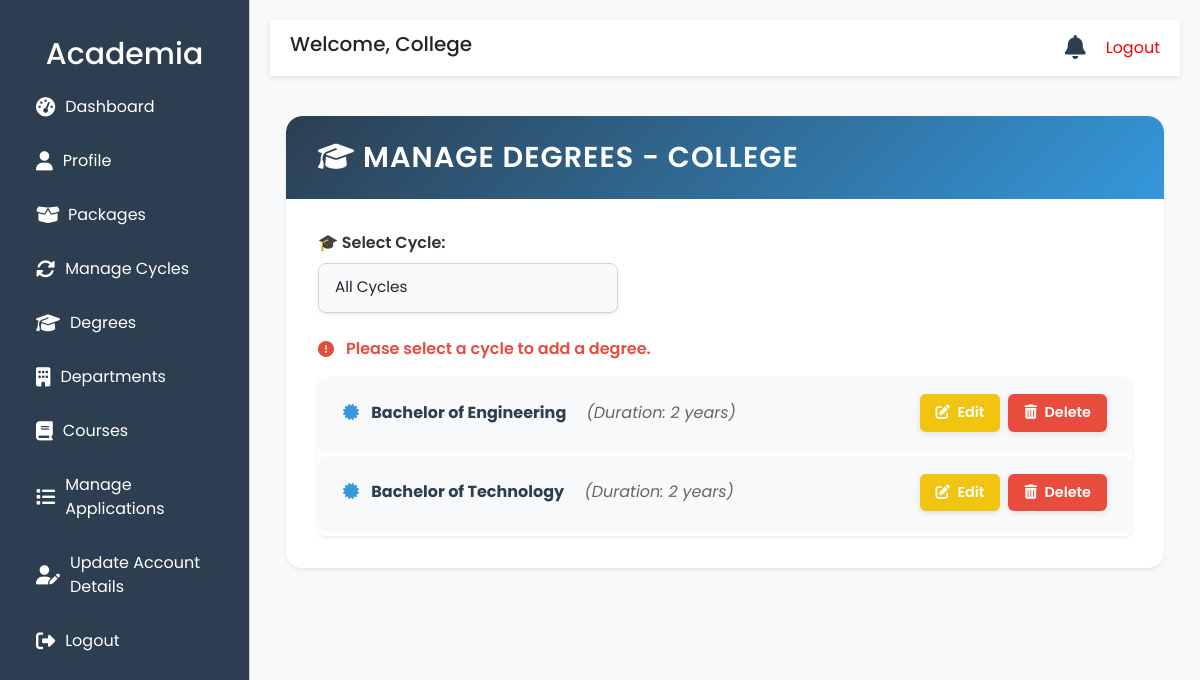
The page /colleges/degrees/ (signed in) on the database its author committed.
### core/models.py (models this page shows, shortened)
class User(AbstractUser):
    USER_TYPE_CHOICES = (
        ('student', 'Student'),
        ('school', 'School'),
        ('college', 'College'),
        ('super_admin', 'Super Admin'),
    )
    user_type = models.CharField(max_length=20, choices=USER_TYPE_CHOICES, default='student')
    is_approved = models.BooleanField(default=False)
    last_login = models.DateTimeField(null=True, blank=True)
    last_logout = models.DateTimeField(null=True, blank=True)
    password_reset_requested_at = models.DateTimeField(null=True, blank=True)
    password_reset_created_at = models.DateTimeField(null=True, blank=True)
    email = models.EmailField(unique=True, error_messages={
        'unique': "A user with that email already exists.",
    })
    objects = CustomUserManager()

### colleges/models.py (models this page shows, shortened)
class CollegeProfile(models.Model):
    user = models.OneToOneField(User, on_delete=models.CASCADE, related_name='college_profile')
    college_name = models.CharField(max_length=255)
    principal_name = models.CharField(max_length=100)
    contact_phone = models.CharField(max_length=15)
    alternate_phone_number = models.CharField(max_length=15, blank=True, null=True)
    contact_email = models.EmailField()
    college_type = models.CharField(
        max_length=50,
        choices=[('Private', 'Private'), ('Government', 'Government'), ('Autonomous', 'Autonomous')]
    )
    affiliation = models.CharField(max_length=100)
    accreditation = models.CharField(
        max_length=100,
        choices=[('AICTE', 'AICTE'), ('NAAC', 'NAAC'), ('NBA', 'NBA'), ('', 'Other')]
    )
    courses_offered = models.TextField(blank=True, null=True)
    streams_available = models.TextField(blank=True, null=True)
    medium_of_instruction = models.CharField(
        max_length=50,
        choices=[('English', 'English'), ('Telugu', 'Telugu'), ('Hindi', 'Hindi'), ('Other', 'Other')],
        blank=True,
        null=True
    )
    established_year = models.IntegerField()
    total_students = models.IntegerField()
    total_faculty = models.IntegerField()
    college_code = models.CharField(max_length=50, blank=True, null=True)
    website = models.URLField(blank=True, null=True)
    hostel_availability = models.BooleanField(default=False)
    hostel_capacity_boys = models.IntegerField(blank=True, null=True)
    hostel_capacity_girls = models.IntegerField(blank=True, null=True)
    library = models.BooleanField(default=False)
    library_books_count = models.IntegerField(blank=True, null=True)
    labs = models.TextField(blank=True, null=True)
    placement_cell = models.BooleanField(default=False)
    placement_percentage = models.FloatField(blank=True, null=True)
    top_recruiters = models.TextField(blank=True, null=True)
    other_facilities = models.TextField(blank=True, null=True)
    street_address = models.CharField(max_length=255)
    city = models.CharField(max_length=100)
    state = models.CharField(max_length=100, blank=True)
    district = models.CharField(max_length=100, blank=True)
    pincode = models.CharField(max_length=10)
    profile_pic = models.ImageField(upload_to='college_logos/', blank=True, null=True)
    accreditation_certificate = models.FileField(upload_to='college_certificates/', blank=True, null=True)
    brochure = models.FileField(upload_to='college_brochures/', blank=True, null=True)
    created_at = models.DateTimeField(default=timezone.now)
    updated_at = models.DateTimeField(default=timezone.now)

class Degree(models.Model):
    college = models.ForeignKey(CollegeProfile, on_delete=models.CASCADE, related_name='degrees')
    cycle = models.ForeignKey(AdmissionCycle, on_delete=models.CASCADE, help_text="The cycle this degree is offered in")
    name = models.CharField(max_length=100)
    duration = models.CharField(max_length=50)
    eligibility_criteria = models.TextField(blank=True)
    class Meta:
        unique_together = ('college', 'cycle', 'name')  # Unique degree name per college and cycle

### colleges/views.py (the view)
# urls.py: path('degrees/', views.degree_list, name='degree_list'),
@login_required
def degree_list(request):
    college_profile = get_object_or_404(CollegeProfile, user=request.user)
    selected_cycle_id = request.GET.get('cycle_id')
    selected_cycle = None
    if selected_cycle_id:
        selected_cycle = get_object_or_404(AdmissionCycle, id=selected_cycle_id, college=college_profile)
    degrees = college_profile.degrees.filter(cycle=selected_cycle) if selected_cycle else college_profile.degrees.all()
    cycles = AdmissionCycle.objects.filter(college=college_profile).order_by('-year')
    return render(request, 'colleges/degree_list.html', {
        'college_profile': college_profile,
        'degrees': degrees,
        'cycles': cycles,
        'selected_cycle_id': selected_cycle_id,
        'selected_cycle': selected_cycle,
    })

### core/context_processors.py (called while the page is built)
def notifications(request):
    if request.user.is_authenticated:
        user_notifications = Notification.objects.filter(user=request.user).order_by('-created_at')[:5]
        unread_count = Notification.objects.filter(user=request.user, is_read=False).count()
    else:
        user_notifications = []
        unread_count = 0
    return {
        'notifications': user_notifications,
        'unread_notifications_count': unread_count,
    }

### colleges/templates/colleges/degree_list.html (shortened to what this page needs)
{% extends 'colleges/base.html' %}
{% block content %}
<div class="degrees-container">
    <div class="card shadow-sm border-0 rounded-4">
        <div class="card-header text-white rounded-top-4">
            <h3 class="mb-0"><i class="fas fa-graduation-cap me-2"></i> Manage Degrees - {{ college_profile.college_name }}</h3>
        </div>
        <div class="card-body">
            <form method="get" class="mb-4">
                <label for="cycle_id" class="form-label fw-semibold">🎓 Select Cycle:</label>
                <select name="cycle_id" id="cycle_id" class="form-select shadow-sm rounded-3" onchange="this.form.submit()">
                    <option value="" {% if not selected_cycle_id %}selected{% endif %}>All Cycles</option>
                </select>
            </form>
            {% if selected_cycle %}
                <a href="{% url 'colleges:add_degree' %}?cycle_id={{ selected_cycle_id }}" class="btn btn-success mb-3">
                    <i class="fas fa-plus-circle me-1"></i> Add Degree
                </a>
            {% else %}
                <p class="text-danger fw-semibold"><i class="fas fa-exclamation-circle me-1"></i> Please select a cycle to add a degree.</p>
            {% endif %}
            {% if degrees %}
                <ul class="list-group shadow-sm">
                    {% for degree in degrees %}
                        <li class="list-group-item d-flex justify-content-between align-items-center rounded-3 mb-2 border border-light bg-light">
                            <div>
                                <i class="fas fa-certificate text-primary me-2"></i>
                                <strong>{{ degree.name }}</strong>
                                <span class="text-muted">(Duration: {{ degree.duration }} years)</span>
                            </div>
                            <div class="d-flex gap-2">
                                <a href="{% url 'colleges:edit_degree' degree.id %}?cycle_id={{ degree.cycle.id }}" class="btn btn-warning btn-sm">
                                    <i class="fas fa-edit me-1"></i> Edit
                                </a>
                                <a href="{% url 'colleges:delete_degree' degree.id %}?cycle_id={{ degree.cycle.id }}" class="btn btn-danger btn-sm">
                                    <i class="fas fa-trash-alt me-1"></i> Delete
                                </a>
                            </div>
                        </li>
                    {% endfor %}
                </ul>
            {% else %}
                <p class="text-muted fst-italic">No degrees added for the selected cycle.</p>
            {% endif %}
        </div>
    </div>
</div>
{% endblock %}

### colleges/templates/colleges/base.html (shortened to what this page needs)
<!DOCTYPE html>
<html lang="en">
<head>
    <link href="https://cdn.jsdelivr.net/npm/bootstrap@5.3.0/dist/css/bootstrap.min.css" rel="stylesheet">
    <link rel="stylesheet" href="https://cdnjs.cloudflare.com/ajax/libs/font-awesome/6.4.0/css/all.min.css">
</head>
<body>
    <div class="sidebar offcanvas offcanvas-start" tabindex="-1" id="sidebarMenu" aria-labelledby="sidebarMenuLabel">
        <div class="offcanvas-body">
            <h4 class="text-center sidebar-header" style="font-size: 30px !important;">Academia</h4>
            <a href="{% url 'colleges:dashboard' %}">
                <i class="fas fa-tachometer-alt"></i> Dashboard
            </a>
            <a href="{% url 'colleges:college_profile' %}">
                <i class="fas fa-user"></i> Profile
            </a>
            <a href="{% url 'colleges:packages' %}">
                <i class="fas fa-box-open me-2"></i> Packages
            </a>
            <a href="{% url 'colleges:cycle_list' %}">
                <i class="fas fa-sync-alt"></i> Manage Cycles
            </a>
            <a href="{% url 'colleges:degree_list' %}">
                <i class="fas fa-graduation-cap"></i> Degrees
            </a>
            <a href="{% url 'colleges:department_list' %}">
                <i class="fas fa-building"></i> Departments
            </a>
            <a href="{% url 'colleges:course_list_all' %}">
                <i class="fas fa-book"></i> Courses
            </a>
            {% if user.is_authenticated and user.user_type == 'college' and user.college_profile %}
                <a href="{% url 'colleges:manage_applications' college_id=user.college_profile.id %}">
                    <i class="fas fa-list"></i> Manage Applications
                </a>
            {% else %}
                <a href="#" class="disabled">
                    <i class="fas fa-list"></i> Manage Applications (Profile Required)
                </a>
            {% endif %}
            <a href="{% url 'colleges:update_college_details' %}" class="text-indigo-600 hover:underline"> <i class="fas fa-user-edit"></i>Update Account Details</a>
            <a href="{% url 'core:logout' %}">
                <i class="fas fa-sign-out-alt"></i> Logout
            </a>
        </div>
    </div>
    <div class="main-content">
        <div class="top-bar">
            <div class="d-flex align-items-center">
                <h5 class="welcome-text">Welcome, {{ user.college_profile.college_name|default:user.username }}</h5>
            </div>
            <div class="d-flex align-items-center">
                <div class="notifications-wrapper">
                    <a href="#" class="notifications-icon" data-bs-toggle="dropdown" aria-expanded="false" id="notificationTrigger">
                        <i class="fas fa-bell"></i>
                    </a>
                </div>
                <a href="{% url 'core:logout' %}" class="" style="color: red; text-decoration:none;">Logout</a>
            </div>
        </div>
        {% block content %}
        {% endblock %}
    </div>
</body>
</html>

### colleges/templates/colleges/base.html (style rules this page uses)
body { font-family: 'Poppins', sans-serif; background-color: #f8f9fa; }
.sidebar { min-height: 100vh; background-color: #2C3E50; color: white; padding-top: 20px; position: fixed; width: 250px !important; top: 0; left: 0; z-index: 2000; display: block !important; visibility: visible !important; opacity: 1 !important; }
.sidebar a { color: white; padding: 15px 20px; display: flex; align-items: center; text-decoration: none; }
.sidebar a i { margin-right: 10px; font-size: 1.2rem; }
.main-content { margin-left: 250px; padding: 20px; }
.top-bar { background-color: white; padding: 10px 20px; box-shadow: 0 2px 5px rgba(0, 0, 0, 0.1); display: flex; justify-content: space-between; align-items: center; z-index: 1000; }
.notifications-wrapper { position: relative; margin-right: 20px; }
.notifications-icon { font-size: 1.5rem; color: #2C3E50; cursor: pointer; position: relative; }
.card { border: none; box-shadow: 0 2px 10px rgba(0, 0, 0, 0.1); margin-bottom: 20px; }
@media (min-width: 1150px) { .sidebar.offcanvas { display: block !important; transform: none !important; visibility: visible !important; } }
@media (min-width: 1150px) { .welcome-text { display: inline !important; } }
@media (min-width: 1150px) { .sidebar-header { display: block !important; } }

### colleges/templates/colleges/degree_list.html (style rules this page uses)
.degrees-container { max-width: 1000px; margin: 2.5rem auto; padding: 0 1rem; }
.card { border: none; border-radius: 16px; box-shadow: 0 8px 24px rgba(0, 0, 0, 0.1); overflow: hidden; background: #ffffff; transition: transform 0.3s ease; }
.card-header { background: linear-gradient(135deg, #2C3E50 0%, #3498DB 100%); color: #ffffff; padding: 1.5rem 2rem; border-bottom: none; border-radius: 16px 16px 0 0; }
.card-header h3 { margin: 0; font-size: 1.8rem; font-weight: 600; text-transform: uppercase; letter-spacing: 1px; display: flex; align-items: center; }
.card-body { padding: 2rem; }
.form-label { font-size: 1rem; color: #333333; font-weight: 600; margin-bottom: 0.5rem; display: flex; align-items: center; gap: 0.5rem; }
.form-select { width: 100%; max-width: 300px; padding: 0.8rem 1rem; border: 1px solid #d1d5db; border-radius: 8px; font-size: 0.95rem; background: #f9fafb; transition: all 0.3s ease; box-shadow: 0 2px 6px rgba(0, 0, 0, 0.05); }
.list-group { border-radius: 8px; overflow: hidden; }
.list-group-item { display: flex; justify-content: space-between; align-items: center; padding: 1rem 1.5rem; border: none; border-bottom: 1px solid #e0e0e0; background: #f9fafb; transition: background-color 0.3s ease; font-size: 1rem; color: #333333; border-radius: 8px; margin-bottom: 0.5rem; box-shadow: 0 2px 6px rgba(0, 0, 0, 0.05); }
.list-group-item strong { color: #2C3E50; }
.text-primary { color: #3498DB !important; }
.text-muted { color: #666666 !important; font-style: italic; font-size: 1rem; padding: 1rem; text-align: center; }
.text-danger { color: #E74C3C !important; font-size: 1rem; font-weight: 600; display: flex; align-items: center; gap: 0.5rem; }
.btn-warning { background-color: #F1C40F; border: none; color: #ffffff; padding: 0.5rem 1rem; font-size: 0.9rem; font-weight: 600; border-radius: 6px; transition: all 0.3s ease; box-shadow: 0 2px 6px rgba(0, 0, 0, 0.1); }
.btn-danger { background-color: #E74C3C; border: none; color: #ffffff; padding: 0.5rem 1rem; font-size: 0.9rem; font-weight: 600; border-radius: 6px; transition: all 0.3s ease; box-shadow: 0 2px 6px rgba(0, 0, 0, 0.1); }
.btn-sm i { margin-right: 0.3rem; }

### rows shown on the page
User: college_profile.college_name "College"
CollegeProfile: college_name "COLLEGE"
Degree: name "Bachelor of Engineering", duration "2"
Degree: name "Bachelor of Technology", duration "2"
